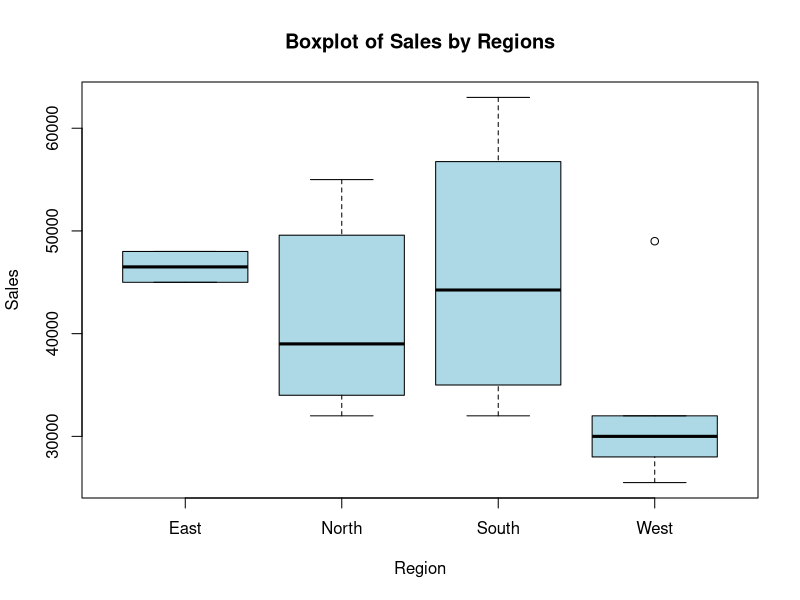

This chart was generated by the following R code:
# BOXPLOT
# Create dataframe
data <- data.frame(
  Sales = c(36000, 28000, 45000, 52000, 48000, 32000, 25500, 63000, 
             49000, 47167, 38000, 30000, 50500, 55000, 32000, 39000, 
             32000, 32000),
  Region = c("North", "West", "East", "North", "East", "South", 
             "West", "South", "West", "North", "South", "West", 
             "South", "North", "West", "North", "North", "North")
)

# Create a boxplot
boxplot(Sales ~ Region,
        data = data,
        main = "Boxplot of Sales by Regions",
        xlab = "Region",
        ylab = "Sales",
        col = "lightblue",
        border = "black")
